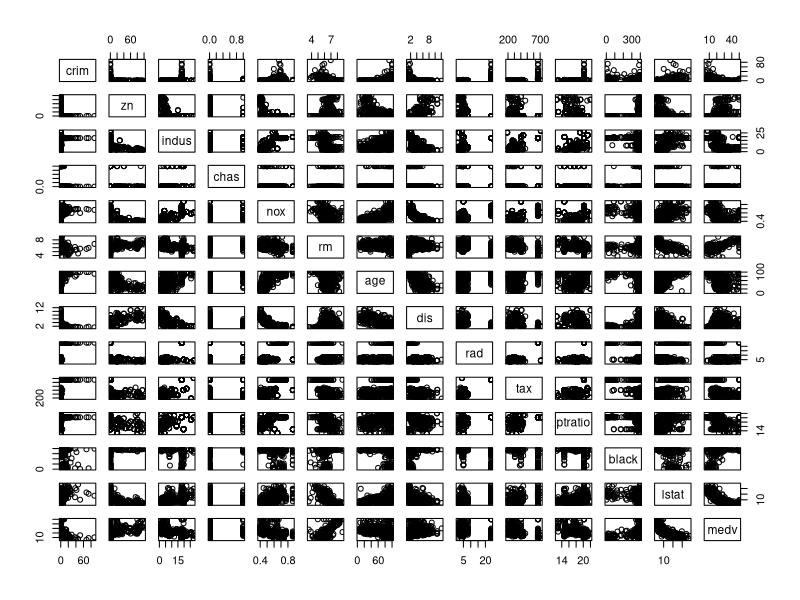
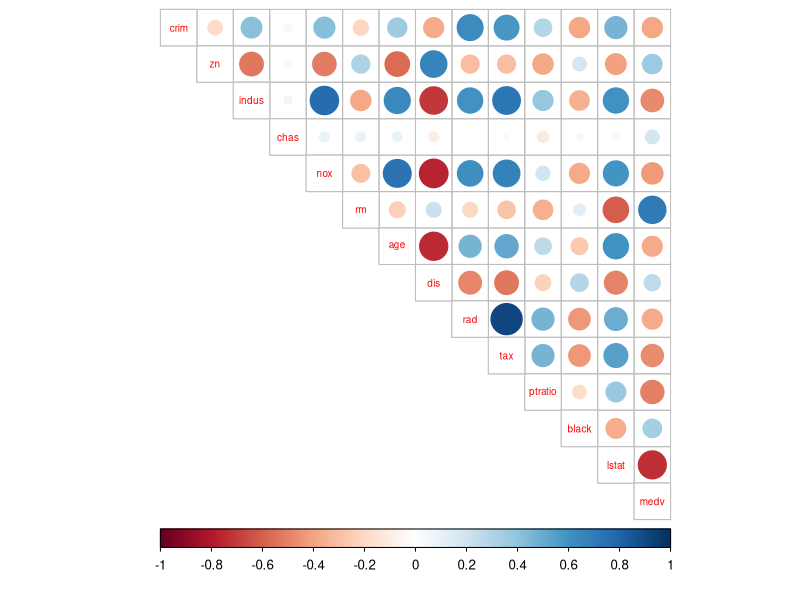
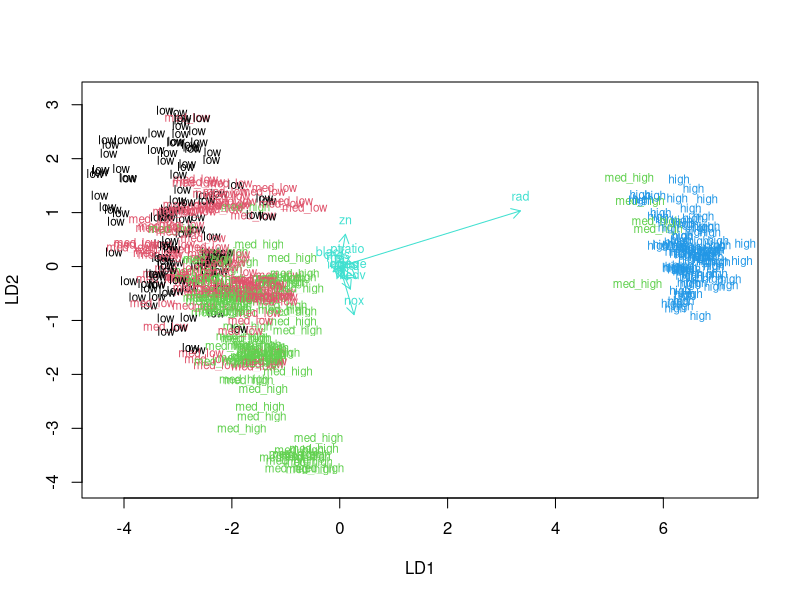
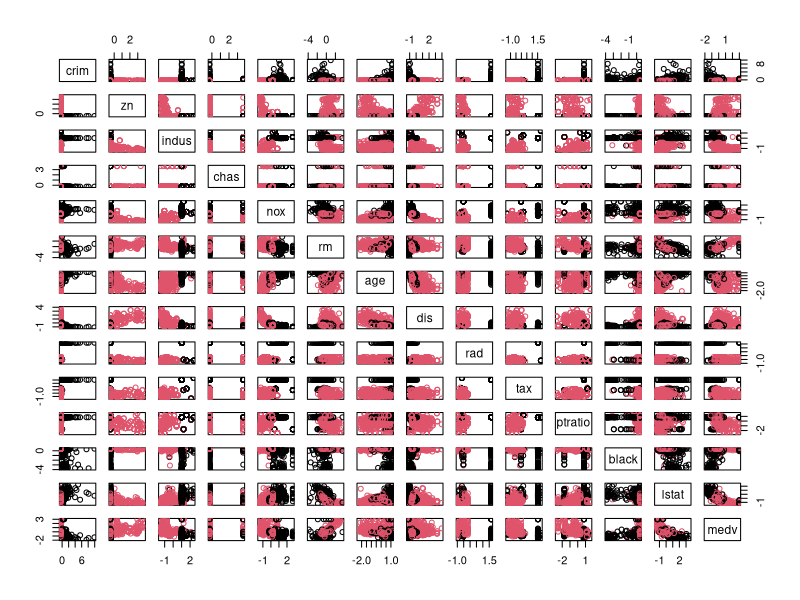
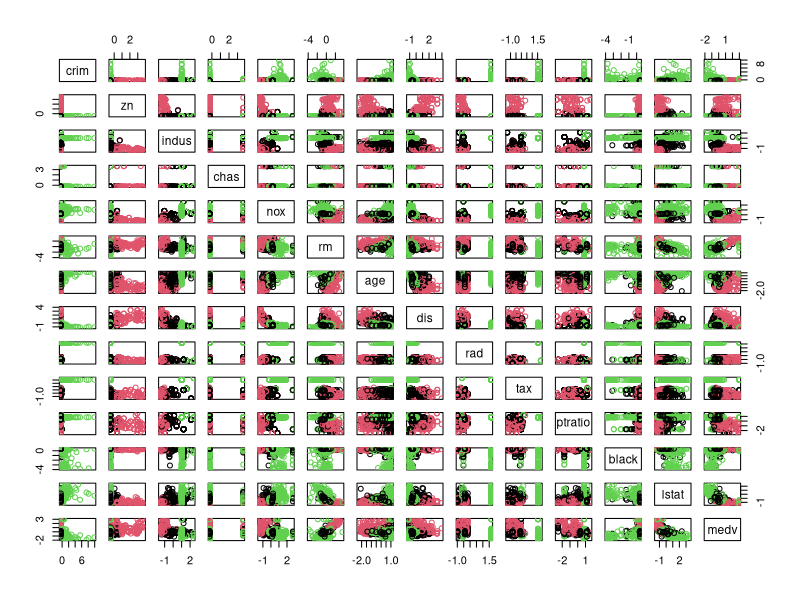
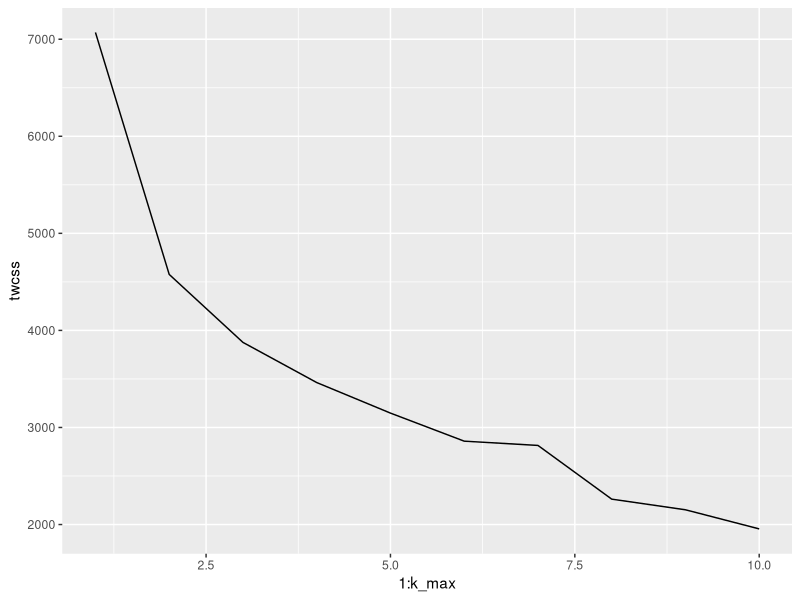
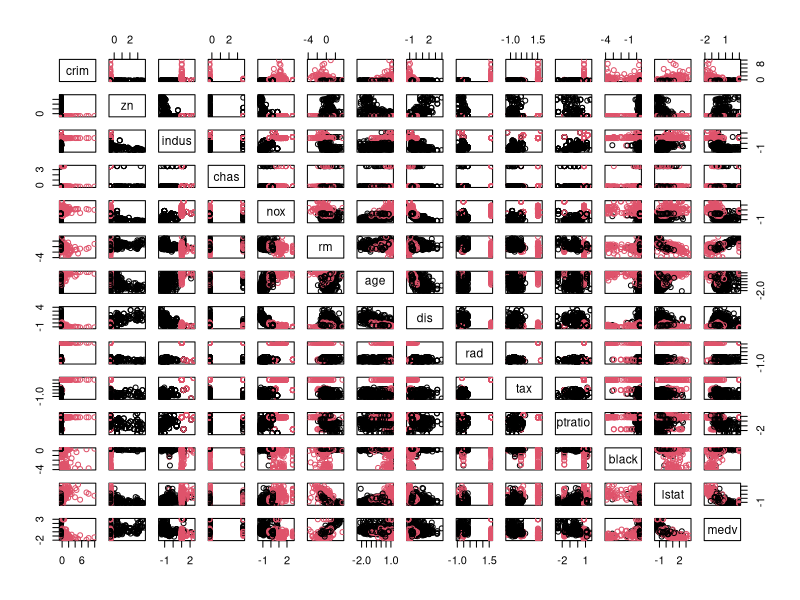

Reproduce these figures in R, in order.
## ---- chunk 1
library(MASS)
data("Boston")
## ---- chunk 2
str(Boston)
dim(Boston)
summary(Boston)
## ---- chunk 3
pairs(Boston)
## ---- chunk 4
library(corrplot)
library(dplyr)
cor_matrix<-cor(Boston) %>% round (digits = 2)
cor_matrix
corrplot(cor_matrix, method="circle", type="upper", cl.pos="b", tl.pos="d", tl.cex = 0.6)
## ---- chunk 5
boston_sca <- scale(Boston)
summary(boston_sca)
## ---- chunk 6
boston_sca <- as.data.frame(boston_sca)
## ---- chunk 7
bins <- quantile(boston_sca$crim)
crime <- cut(boston_sca$crim, breaks = bins, include.lowest = TRUE, labels = c("low", "med_low", "med_high", "high"))
boston_sca <- dplyr::select(boston_sca, -crim)
boston_sca <- data.frame(boston_sca, crime)
## ---- chunk 8
n <- nrow(boston_sca)
ind <- sample(n,  size = n * 0.8)
train <- boston_sca[ind,]
test <- boston_sca[-ind,]
## ---- chunk 9
lda.fit <- lda(crime ~ ., data = train)
lda.fit
lda.arrows <- function(x, myscale = 1, arrow_heads = 0.1, color = "turquoise", tex = 0.75, choices = c(1,2)){
  heads <- coef(x)
  arrows(x0 = 0, y0 = 0, 
         x1 = myscale * heads[,choices[1]], 
         y1 = myscale * heads[,choices[2]], col=color, length = arrow_heads)
  text(myscale * heads[,choices], labels = row.names(heads), 
       cex = tex, col=color, pos=3)
}
classes <- as.numeric(train$crime)
plot(lda.fit, dimen = 2, col = classes, pch = classes)
lda.arrows(lda.fit, myscale = 1)
## ---- chunk 10
correct_classes <- test$crime
test <- dplyr::select(test, -crime)
## ---- chunk 11
lda.pred <- predict(lda.fit, newdata = test)
table(correct = correct_classes, predicted = lda.pred$class)
## ---- chunk 12
library(MASS)
data('Boston')
boston_sca <- scale(Boston)
dist_eu <- dist(boston_sca)
summary(dist_eu)
## ---- chunk 13
km <-kmeans(boston_sca, centers = 2)
pairs(boston_sca, col = km$cluster)
## ---- chunk 14
km <-kmeans(boston_sca, centers = 3)
pairs(boston_sca, col = km$cluster)
## ---- chunk 15
library(ggplot2)
set.seed(123)
k_max <- 10
twcss <- sapply(1:k_max, function(k){kmeans(boston_sca, k)$tot.withinss})
qplot(x = 1:k_max, y = twcss, geom = 'line')
km <-kmeans(boston_sca, centers = 2)
pairs(boston_sca, col = km$cluster)
